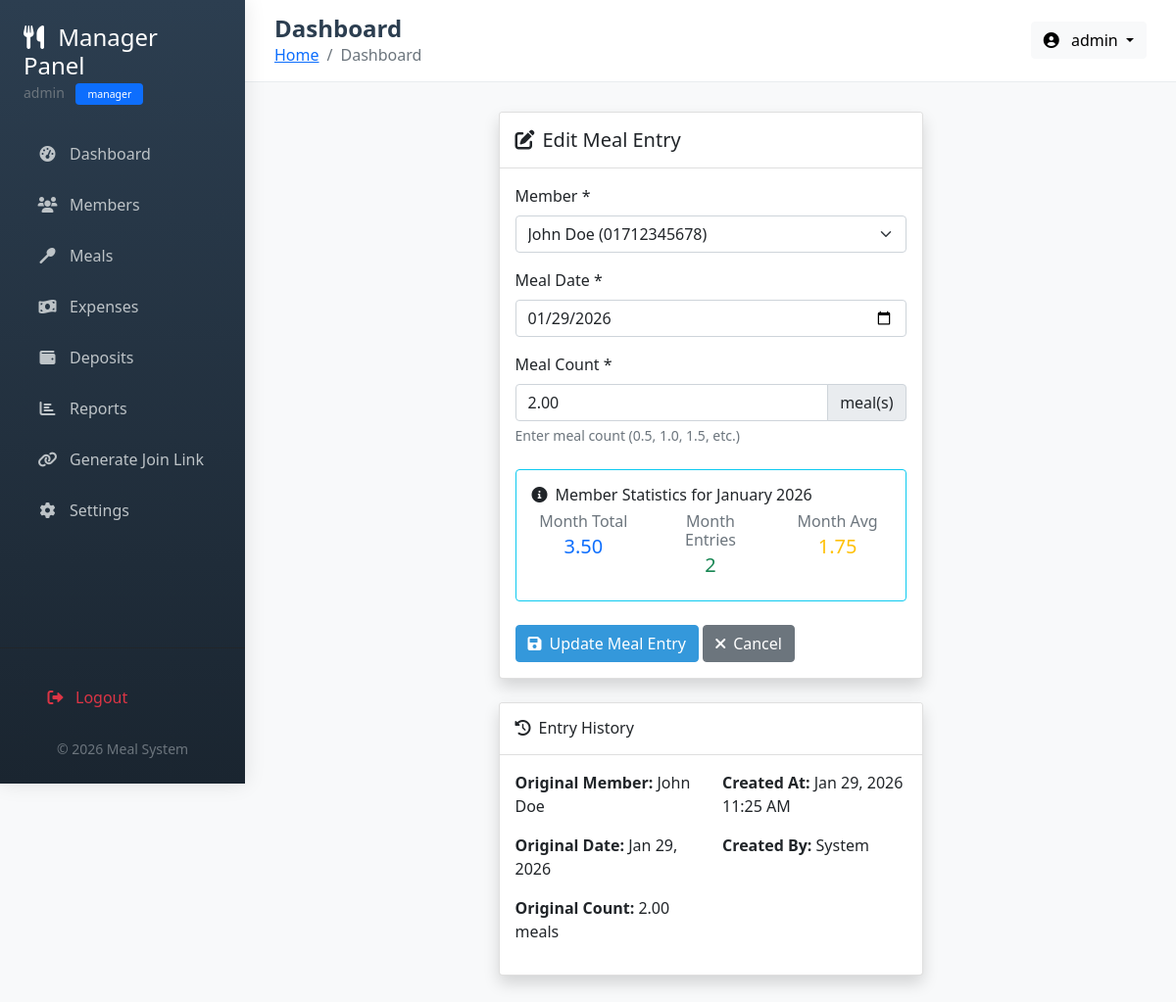
Screenshot of /manager/edit_meal.php?id=1 (signed in) with the database file from the repository.
### tables this page shows
CREATE TABLE IF NOT EXISTS meals (
    meal_id INT PRIMARY KEY AUTO_INCREMENT,
    member_id INT NOT NULL,
    meal_date DATE NOT NULL,
    meal_count DECIMAL(4,2) NOT NULL DEFAULT 0.00,
    created_at TIMESTAMP DEFAULT CURRENT_TIMESTAMP,
    created_by INT DEFAULT NULL,
    UNIQUE KEY unique_member_meal (member_id, meal_date),
    INDEX idx_meal_date (meal_date),
    FOREIGN KEY (member_id) REFERENCES members(member_id) ON DELETE CASCADE,
    FOREIGN KEY (created_by) REFERENCES users(user_id) ON DELETE SET NULL
);

CREATE TABLE IF NOT EXISTS members (
    member_id INT PRIMARY KEY AUTO_INCREMENT,
    name VARCHAR(100) NOT NULL,
    phone VARCHAR(20),
    email VARCHAR(100),
    join_date DATE NOT NULL,
    status ENUM('active', 'inactive') DEFAULT 'active',
    created_by INT DEFAULT NULL,
    join_token VARCHAR(100) UNIQUE,
    token_expiry DATETIME,
    created_at TIMESTAMP DEFAULT CURRENT_TIMESTAMP,
    INDEX idx_status (status),
    FOREIGN KEY (created_by) REFERENCES users(user_id) ON DELETE SET NULL
);

### config/database.php (called while the page is built, shortened)
<?php
function getConnection() {
    static $conn = null;
    if ($conn === null) {
        $conn = mysqli_connect(DB_HOST, DB_USER, DB_PASS);
        mysqli_set_charset($conn, "utf8mb4");
    }
    return $conn;
}
?>

### includes/functions.php (called while the page is built, shortened)
<?php
require_once __DIR__ . '/../config/database.php';
class Functions {
    public function formatDate($date_string) {
        return date('M d, Y', strtotime($date_string));
    }
}
?>

### manager/edit_meal.php (the view, shortened to what this page needs)
<?php
require_once '../includes/functions.php';
require_once '../includes/header.php';
$functions = new Functions();
$conn = getConnection();
$meal_id = intval($_GET['id']);
$sql = "SELECT m.*,
               mb.name as member_name,
               mb.member_id,
               uc.username as created_by_username
        FROM meals m
        JOIN members mb ON m.member_id = mb.member_id
        LEFT JOIN users uc ON m.created_by = uc.user_id
        WHERE m.meal_id = ?";
$stmt = mysqli_prepare($conn, $sql);
mysqli_stmt_bind_param($stmt, "i", $meal_id);
mysqli_stmt_execute($stmt);
$result = mysqli_stmt_get_result($stmt);
$meal = mysqli_fetch_assoc($result);
$members_sql = "SELECT * FROM members WHERE status = 'active' ORDER BY name";
$members_result = mysqli_query($conn, $members_sql);
$all_members = mysqli_fetch_all($members_result, MYSQLI_ASSOC);
?>
<div class="row">
    <div class="col-lg-6 mx-auto">
        <div class="card shadow">
            <div class="card-header bg-white py-3">
                <h5 class="mb-0"><i class="fas fa-edit me-2"></i>Edit Meal Entry</h5>
            </div>
            <div class="card-body">
                <form method="POST" action="">
                    <div class="mb-3">
                        <label for="member_id" class="form-label">Member *</label>
                        <select class="form-select" id="member_id" name="member_id" required>
                            <?php foreach ($all_members as $member): ?>
                            <option value="<?php echo $member['member_id']; ?>"
                                    <?php echo $member['member_id'] == $meal['member_id'] ? 'selected' : ''; ?>>
                                <?php echo htmlspecialchars($member['name']); ?>
                                <?php if ($member['phone']): ?> (<?php echo $member['phone']; ?>)<?php endif; ?>
                            </option>
                            <?php endforeach; ?>
                        </select>
                    </div>
                    <div class="mb-3">
                        <label for="meal_date" class="form-label">Meal Date *</label>
                        <input type="date" class="form-control" id="meal_date" name="meal_date"
                               value="<?php echo $meal['meal_date']; ?>" required>
                    </div>
                    <div class="mb-4">
                        <label for="meal_count" class="form-label">Meal Count *</label>
                        <div class="input-group">
                            <input type="number" class="form-control" id="meal_count" name="meal_count"
                                   step="0.5" min="0.5" max="3" value="<?php echo $meal['meal_count']; ?>" required>
                            <span class="input-group-text">meal(s)</span>
                        </div>
                        <div class="form-text">Enter meal count (0.5, 1.0, 1.5, etc.)</div>
                    </div>
                    <div class="card border-info mb-4">
                        <div class="card-body">
                            <h6><i class="fas fa-info-circle me-2"></i>Member Statistics for <?php echo date('F Y', strtotime($meal['meal_date'])); ?></h6>
                            <?php
                            $month = date('m', strtotime($meal['meal_date']));
                            $year = date('Y', strtotime($meal['meal_date']));
                            $month_start = "$year-$month-01";
                            $month_end = date('Y-m-t', strtotime($month_start));
                            $stats_sql = "SELECT
                                SUM(meal_count) as month_total,
                                COUNT(*) as month_entries,
                                AVG(meal_count) as month_avg
                                FROM meals
                                WHERE member_id = ? AND meal_date BETWEEN ? AND ?";
                            $stats_stmt = mysqli_prepare($conn, $stats_sql);
                            mysqli_stmt_bind_param($stats_stmt, "iss", $meal['member_id'], $month_start, $month_end);
                            mysqli_stmt_execute($stats_stmt);
                            $stats_result = mysqli_stmt_get_result($stats_stmt);
                            $stats = mysqli_fetch_assoc($stats_result);
                            ?>
                            <div class="row">
                                <div class="col-4 text-center">
                                    <h6 class="text-muted mb-1">Month Total</h6>
                                    <h5 class="text-primary"><?php echo number_format($stats['month_total'] ?: 0, 2); ?></h5>
                                </div>
                                <div class="col-4 text-center">
                                    <h6 class="text-muted mb-1">Month Entries</h6>
                                    <h5 class="text-success"><?php echo $stats['month_entries'] ?: 0; ?></h5>
                                </div>
                                <div class="col-4 text-center">
                                    <h6 class="text-muted mb-1">Month Avg</h6>
                                    <h5 class="text-warning"><?php echo number_format($stats['month_avg'] ?: 0, 2); ?></h5>
                                </div>
                            </div>
                        </div>
                    </div>
                    <div class="mt-4">
                        <button type="submit" class="btn btn-primary">
                            <i class="fas fa-save me-2"></i>Update Meal Entry
                        </button>
                        <a href="meals.php" class="btn btn-secondary">
                            <i class="fas fa-times me-2"></i>Cancel
                        </a>
                    </div>
                </form>
            </div>
        </div>
        <div class="card shadow mt-4">
            <div class="card-header bg-white py-3">
                <h6 class="mb-0"><i class="fas fa-history me-2"></i>Entry History</h6>
            </div>
            <div class="card-body">
                <div class="row">
                    <div class="col-md-6">
                        <p><strong>Original Member:</strong> <?php echo htmlspecialchars($meal['member_name']); ?></p>
                        <p><strong>Original Date:</strong> <?php echo $functions->formatDate($meal['meal_date']); ?></p>
                        <p><strong>Original Count:</strong> <?php echo $meal['meal_count']; ?> meals</p>
                    </div>
                    <div class="col-md-6">
                        <p><strong>Created At:</strong> <?php echo date('M d, Y h:i A', strtotime($meal['created_at'])); ?></p>
                        <p><strong>Created By:</strong>
                            <?php if (!empty($meal['created_by_username'])): ?>
                                <?php echo htmlspecialchars($meal['created_by_username']); ?>
                            <?php else: ?>
                                System
                            <?php endif; ?>
                        </p>
                    </div>
                </div>
            </div>
        </div>
    </div>
</div>
<?php
require_once '../includes/footer.php';
?>

### includes/header.php (style rules this page uses)
:root { --primary-color: #2c3e50; --secondary-color: #3498db; --success-color: #27ae60; --warning-color: #f39c12; --danger-color: #e74c3c; }
body { font-family: 'Segoe UI', Tahoma, Geneva, Verdana, sans-serif; background-color: #f8f9fa; min-height: 100vh; }
.btn-primary { background-color: var(--secondary-color); border-color: var(--secondary-color); }

### rows the page displays
meals: meal_date "01/29/2026", meal_count "2.00", meal_date "January 2026", member.name "John Doe", meal_date "Jan 29, 2026", created_at "Jan 29, 2026 11:25 AM"

### other values shown
$_SESSION['username'] "admin"
$_SESSION['role'] "manager"
$page_title "Dashboard"
$stats['month_total'] ?: 0 "3.50"
$stats['month_entries'] ?: 0 "2"
$stats['month_avg'] ?: 0 "1.75"
form field member_id "John Doe (01712345678)"
